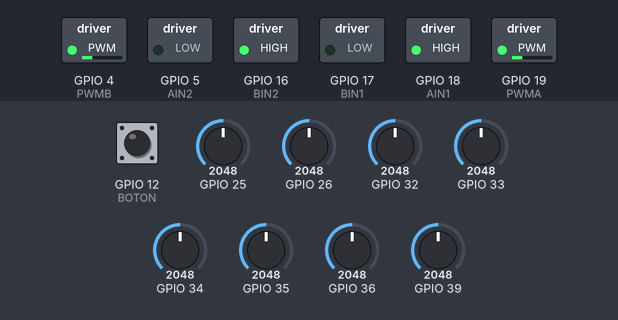
This sketch was run on a simulated ESP32. On the bench: switched loads named in the sketch (green lamp = pin HIGH). The test bench sets the inputs (shaded band); at power-on: GPIO 25 = 2048, GPIO 12 (BOTON) HIGH, GPIO 26 = 2048, GPIO 32 = 2048, GPIO 33 = 2048, GPIO 34 = 2048, GPIO 35 = 2048, GPIO 36 = 2048, GPIO 39 = 2048. Nothing arrives over Bluetooth unless stated.

Above: at 1.2 s.
1.3 s: GPIO 25 set to 3277
2.8 s: GPIO 25 set to 3406
At 3.8 s:
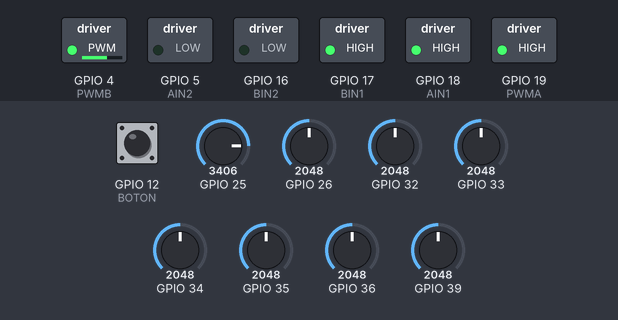
Timing chart, 0 to 5.8 s (numbered marks = the images above; inputs shaded):
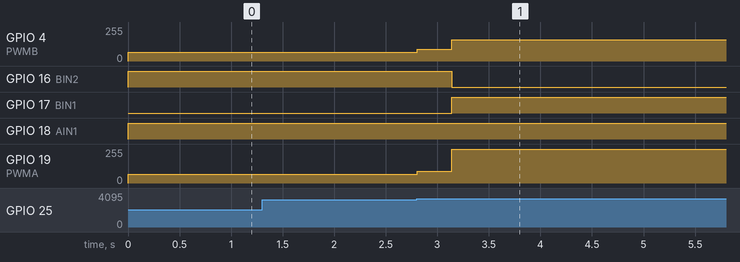

Measured:
- the behaviour switches between 3334 and 3335 on GPIO 25 (found by bisection; images 0 and 1)
- after the input at 1.3 s, every drawn part: stays the same
- after the input at 2.8 s, GPIO 4 (PWMB): 65/255 → 90/255 at once, → 159/255 0.34 s later; GPIO 16 (BIN2): HIGH → LOW after 0.34 s; GPIO 17 (BIN1): LOW → HIGH after 0.34 s; GPIO 19 (PWMA): 65/255 → 90/255 at once, → 255/255 0.34 s later

The sketch:

clase90_.ino
```cpp
#include "Pines.h"
#include <QTRSensors.h>
#include <BluetoothSerial.h>

QTRSensors sigueLineas;

#if !defined(CONFIG_BT_ENABLED) || !defined(CONFIG_BLUEDROID_ENABLED)
#error Fallo de bluetooth
#endif

BluetoothSerial SerialBT;

const uint8_t SensorCount = 8;

uint16_t sensorValues[SensorCount];

const int freq = 5000;
const int resolution = 8;

const int umbral = 3333;

int intersecciones = 0;


void setup() {
  Serial.begin(9600);
  inicializarQTR();
  inicializarMotores();
  SerialBT.begin("3 Absoluto");
  while (digitalRead(BOTON) == 0) {
  }
}
void loop() {
  sigueLineas.read(sensorValues);
  /*
    for (int i = 0; i < 8; i++) {
    SerialBT.print(sensorValues[i]);
    SerialBT.print('\t');
    }
    SerialBT.print(intersecciones);
    SerialBT.print('\n');
  */
  if (sensorValues[0] > umbral && sensorValues[7] > umbral) {  // N, x, x, x, x, x, x, N
    intersecciones++;
    SerialBT.println(intersecciones);
    Motor(75, 75);
    delay(333);
  } else if (sensorValues[0] > umbral && sensorValues[1] > umbral && sensorValues[6] < umbral && sensorValues[7] < umbral) {  // N, N, x, x, x, x, B, B
    IZQ90();
  } else if (sensorValues[0] < umbral && sensorValues[1] < umbral && sensorValues[6] > umbral && sensorValues[6] > umbral) {  // B, B, x, x, x, x, N, N
    DER90();
  } else {
    seguidorDeLineas();
  }
}
/*
* Para añadir un cuadrado con indicador:
*    indicador(x);
* Siendo x la cantidad de intersecciones anteriores + 1
*/
```

Motores.ino
```cpp
#include "Pines.h"

void inicializarMotores() {
  pinMode(BIN2, OUTPUT);
  pinMode(BIN1, OUTPUT);
  ledcSetup(1, freq, resolution);
  ledcAttachPin(PWMB, 1);
  pinMode(AIN1, OUTPUT);
  pinMode(AIN2, OUTPUT);
  ledcSetup(0, freq, resolution);
  ledcAttachPin(PWMA, 0);
}

void Motoriz(int valueiz) {
  if (valueiz >= 0) {
    digitalWrite(BIN1, LOW);
    digitalWrite(BIN2, HIGH);
  } else {
    digitalWrite(BIN1, HIGH);
    digitalWrite(BIN2, LOW);
    //valueiz = valueiz * -1;
  }
  ledcWrite(0, valueiz);
}
// Función accionamiento motor derecho
void Motorde(int valueder) {
  if (valueder >= 0) {
    digitalWrite(AIN1, HIGH);
    digitalWrite(AIN2, LOW);
  } else {
    digitalWrite(AIN1, LOW);
    digitalWrite(AIN2, HIGH);
    valueder = valueder * -1;
  }
  ledcWrite(1, valueder);
}

//Accionamiento de motores
void Motor(int left, int righ) {
  Motoriz(left);
  Motorde(righ);
}
```

Pines.h
```cpp
#define AIN1 18
#define AIN2 5
#define PWMA 19

#define BIN1 17
#define BIN2 16
#define PWMB 4

#define BOTON 12

//ROJO ADELANTE
//AZUL ATRAS
```

QTR.ino
```cpp
void inicializarQTR() {  //inicializar QTR
  sigueLineas.setTypeAnalog();
  sigueLineas.setSensorPins((const uint8_t[]){
                              36, 39, 34, 35, 32, 33, 25, 26 },
                            SensorCount);
  sigueLineas.setEmitterPin(27);
}

void seguidorDeLineas() {
  if (sensorValues[1] < umbral && sensorValues[2] < umbral && sensorValues[3] < umbral && sensorValues[4] < umbral && sensorValues[5] < umbral && sensorValues[6] < umbral) {  // -----> x, B, B, B, B, B, B, x
    Motor(65, 65);
  } else if (sensorValues[1] > umbral && sensorValues[2] > umbral && sensorValues[3] < umbral && sensorValues[4] < umbral && sensorValues[5] < umbral && sensorValues[6] < umbral) {  // x, N, N, B, B, B, B, x
    Motor(0, 80);
  } else if (sensorValues[1] < umbral && sensorValues[2] < umbral && sensorValues[3] < umbral && sensorValues[4] < umbral && sensorValues[5] > umbral && sensorValues[6] > umbral) {  // x, B, B, B, B, N, N, x
    Motor(80, 0);
  } else if (sensorValues[1] < umbral && sensorValues[2] > umbral && sensorValues[3] > umbral && sensorValues[4] < umbral && sensorValues[5] < umbral && sensorValues[6] < umbral) {  // x, B, N, N, B, B, B, x
    Motor(0, 60);
  } else if (sensorValues[1] < umbral && sensorValues[2] < umbral && sensorValues[3] < umbral && sensorValues[4] > umbral && sensorValues[5] > umbral && sensorValues[6] < umbral) {  // x, B, B, B, N, N, B, x
    Motor(60, 0);
  } else if (sensorValues[1] < umbral && sensorValues[2] < umbral && sensorValues[3] > umbral && sensorValues[4] > umbral && sensorValues[5] < umbral && sensorValues[6] < umbral) {  // x, B, B, N, N, B, B, x
    Motor(80, 80);
  }
}
void IZQ90() {
  Motor(90, 90);
  delay(333);
  SerialBT.println("Giro de 90° Izquierda");
  while (!(sensorValues[2] > umbral && sensorValues[3] > umbral && sensorValues[4] < umbral && sensorValues[5] < umbral && sensorValues[6] < umbral)) {  // x, x, N, N, B, B, B, x)
    sigueLineas.read(sensorValues);
    Motor(160, -80);
  }
}


void DER90() {
  Motor(90, 90);
  delay(333);
  SerialBT.println("Giro de 90° Derecha");
  while (!(sensorValues[1] < umbral && sensorValues[2] < umbral && sensorValues[3] < umbral && sensorValues[4] > umbral && sensorValues[5] > umbral)) {  // x, B, B, B, N, N, x, x)
    sigueLineas.read(sensorValues);
    Motor(-80, 160);
  }
}

//void indicador(int inter) {


/*
 if (sensorValues[1] > umbral && sensorValues[2] > umbral && sensorValues[3] < umbral && sensorValues[4] < umbral && sensorValues[5] < umbral && sensorValues[6] < umbral) {        // x, N, N, B, B, B, B, x
    Motor(0, 80);
  } else if (sensorValues[1] < umbral && sensorValues[2] < umbral && sensorValues[3] < umbral && sensorValues[4] < umbral && sensorValues[5] > umbral && sensorValues[6] > umbral) { // x, B, B, B, B, N, N, x
    Motor(80, 0);
  } else if (sensorValues[1] < umbral && sensorValues[2] > umbral && sensorValues[3] > umbral && sensorValues[4] < umbral && sensorValues[5] < umbral && sensorValues[6] < umbral) { // x, B, N, N, B, B, B, x
    Motor(0, 65);
  } else if (sensorValues[1] < umbral && sensorValues[2] < umbral && sensorValues[3] < umbral && sensorValues[4] > umbral && sensorValues[5] > umbral && sensorValues[6] < umbral) { // x, B, B, B, N, N, B, x
    Motor(65, 0);
  } else if (sensorValues[1] < umbral && sensorValues[2] > umbral && sensorValues[3] > umbral && sensorValues[4] < umbral && sensorValues[5] < umbral && sensorValues[6] < umbral) { // x, B, N, N, B, B, B, x
    Motor(0, 70);
  } else if (sensorValues[1] < umbral && sensorValues[2] < umbral && sensorValues[3] > umbral && sensorValues[4] > umbral && sensorValues[5] > umbral && sensorValues[6] < umbral) { // x, B, B, B, N, N, B, x
    Motor(70, 0);
  }
  */
```
